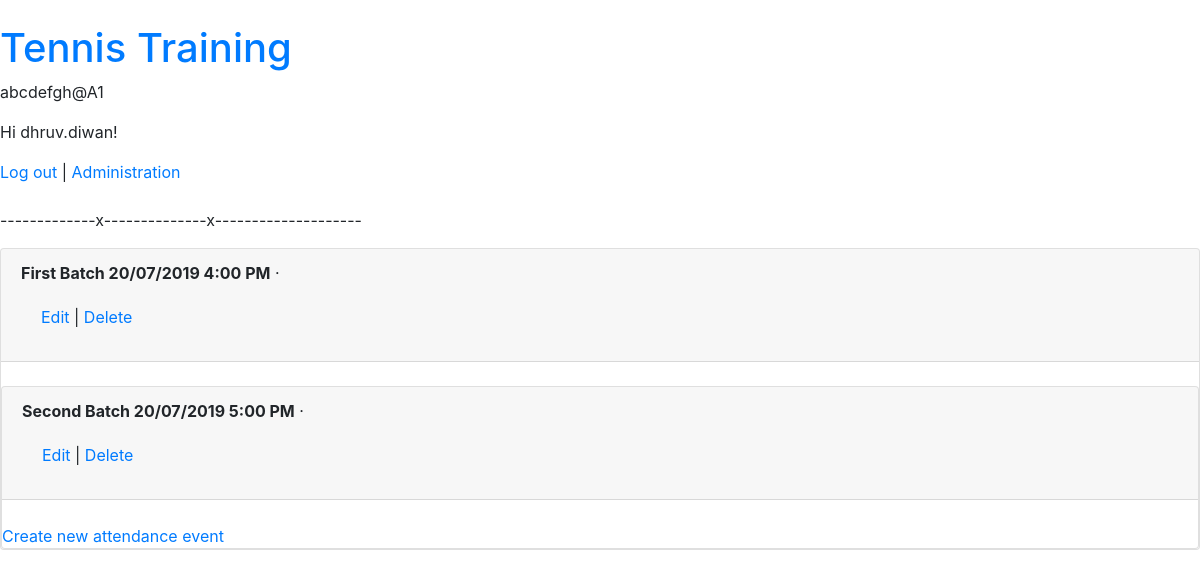
The page /attendance/event/ (signed in) on the database its author committed.
### users/models.py (models this page shows)
class CustomUser(AbstractUser):
    middle_name = models.CharField(null = True, max_length=300)
    date_of_birth = models.DateField(null = True)
    mobile = PhoneNumberField(null = True)
    telephone = PhoneNumberField(null = True)
    intercom = models.CharField(null = True, max_length=300)

### attendance/models.py (models this page shows, shortened)
class AttendanceEvent(models.Model):
    name = models.CharField(null = True, max_length=300)
    students = models.ManyToManyField(AttendancePerson, blank = True)
    batches = models.ManyToManyField(Batch, blank = True)
    scheduled_date_time = models.DateTimeField(null = True, blank = True)
    execution_date_time = models.DateTimeField(null = True, blank = True)
    event_status = models.CharField(null = True, max_length=300)
    def __str__(self):
        return self.name

### attendance/event/views.py (the view)
# urls.py: path('', AttendanceEventListView.as_view(), name='attendance_event_list'),
class AttendanceEventListView(LoginRequiredMixin , ListView):
    model = AttendanceEvent
    template_name = 'event/attendance_event_list.html'
    login_url = 'login'

### attendance/templates/event/attendance_event_list.html (shortened to what this page needs)
{% extends 'base.html' %}
{% block content %}
{% for attendance_event in object_list %}
<div class="card">
  <div class="card-header">
    <span class="font-weight-bold">{{ attendance_event }}</span> &middot;
    <div class="card-body">
      <a href="{% url 'attendance_event_edit' attendance_event.pk %}">Edit</a> |
      <a href="{% url 'attendance_event_delete' attendance_event.pk %}">Delete</a>
    </div>
  </div>
  <br />
  {% endfor %}
  <a href="{% url 'attendance_event_new' %}">Create new attendance event</a>
  {% endblock content %}

### templates/base.html (shortened to what this page needs)
﻿<!DOCTYPE html>
<html>
<head>
    <link rel="stylesheet"
          href="https://stackpath.bootstrapcdn.com/bootstrap/4.1.3/css/\bootstrap.min.css"
>
</head>
<body>
  <div>
    <header>
      <div class="nav-left">
        <h1><a href="{% url 'home' %}">Tennis Training</a></h1>
      </div>
    </header>
    <p>abcdefgh@A1</p>
    {% if user.is_authenticated %}
      <p>Hi {{ user.username }}!</p>
      <a href="{% url 'logout' %}">Log out</a>
    {% else %}
      <p>You are not logged in.</p>
      <a href="{% url 'login' %}">Log In</a> |
      <a href="{% url 'signup' %}">Sign Up</a>
    {% endif %}
       | <a href="/admin" target="_blank">Administration</a>
<br><br>
<p>-------------x--------------x--------------------</p>
    {% block content %}
    {% endblock content %}
  </div>
</body>
</html>

### rows shown on the page
CustomUser: username "dhruv.diwan"
AttendanceEvent: name "First Batch 20/07/2019 4:00 PM"
AttendanceEvent: name "Second Batch 20/07/2019 5:00 PM"
